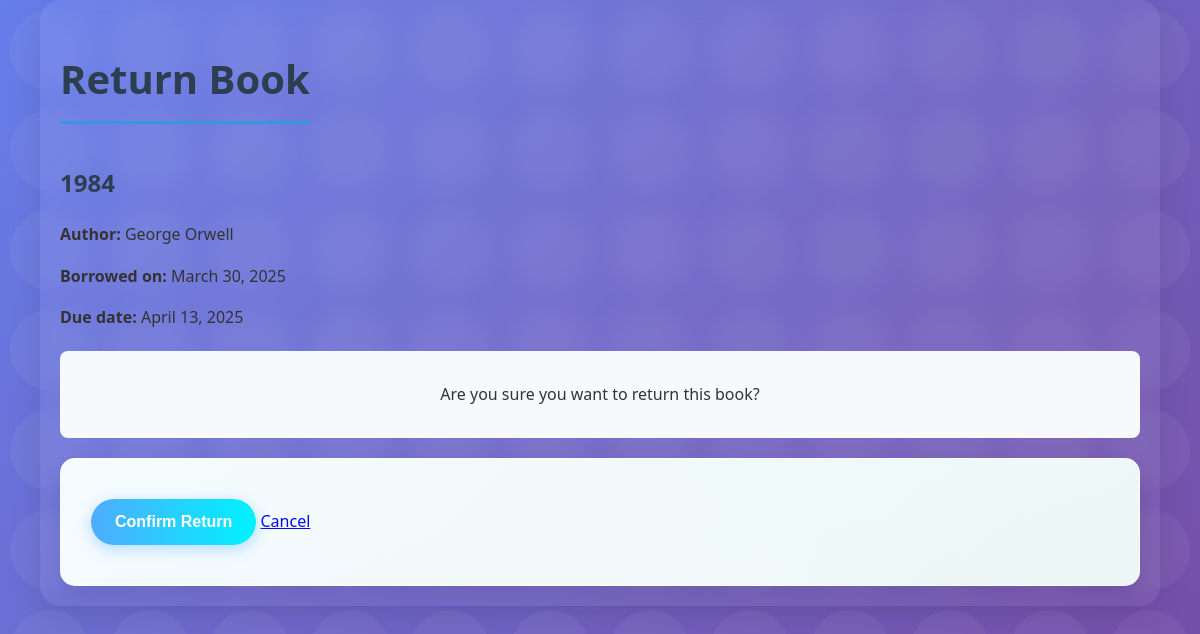
Page /return/2/ (signed in) on the committed database.
### library/models.py (models this page shows, shortened)
class Borrow(models.Model):
    user = models.ForeignKey(User, on_delete=models.CASCADE)
    book = models.ForeignKey(Book, on_delete=models.CASCADE)
    borrowed_at = models.DateTimeField(auto_now_add=True)
    due_date = models.DateTimeField(default=get_due_date)
    returned_at = models.DateTimeField(null=True, blank=True)

class Book(models.Model):
    title = models.CharField(max_length=200)
    author = models.CharField(max_length=100)
    isbn = models.CharField(max_length=13, unique=True)
    available = models.BooleanField(default=True)
    borrowed_by = models.ForeignKey(User, on_delete=models.SET_NULL, null=True, blank=True, related_name='borrowed_books')

### library/views.py (the view, shortened to what this page needs)
# urls.py: path('return/<int:borrow_id>/', views.return_book, name='return_book'),
@login_required
def return_book(request, borrow_id):
    borrow = get_object_or_404(Borrow, id=borrow_id, user=request.user)
    return render(request, "library/return_book.html", {"borrow": borrow})

### Templates/library/return_book.html (shortened to what this page needs)
<!DOCTYPE html>
<html>
<head>
    {% load static %}
    <link rel="stylesheet" type="text/css" href="{% static 'style.css' %}">
</head>
<body>
    <div class="container">
        <h1>Return Book</h1>
        <div class="book-details">
            <h2>{{ borrow.book.title }}</h2>
            <p><strong>Author:</strong> {{ borrow.book.author }}</p>
            <p><strong>Borrowed on:</strong> {{ borrow.borrowed_at|date:"F d, Y" }}</p>
            <p><strong>Due date:</strong> {{ borrow.due_date|date:"F d, Y" }}</p>
        </div>
        <div class="confirmation-message">
            <p>Are you sure you want to return this book?</p>
        </div>
        <form method="post" action="{% url 'return_book' borrow.id %}">
            <button type="submit">
                Confirm Return
            </button>
            <a href="{% url 'borrowed_books' %}">
                Cancel
            </a>
        </form>
    </div>
</body>
</html>

### static/style.css (style rules this page uses)
body { font-family: 'Segoe UI', Tahoma, Geneva, Verdana, sans-serif; line-height: 1.6; margin: 0; padding: 0; background: linear-gradient(135deg, #667eea 0%, #764ba2 100%); color: #333; min-height: 100vh; position: relative; }
body::before { content: ''; position: fixed; top: 0; left: 0; width: 100%; height: 100%; background-size: 100px 100px; pointer-events: none; z-index: -1; }
.container { width: 90%; max-width: 1200px; margin: 0 auto; padding: 20px; position: relative; z-index: 1; }
.container::before { content: ''; position: absolute; top: 0; left: 0; width: 100%; height: 100%; background: rgba(255, 255, 255, 0.05); backdrop-filter: blur(10px); -webkit-backdrop-filter: blur(10px); border-radius: 20px; z-index: -1; box-shadow: 0 8px 32px rgba(0, 0, 0, 0.1); }
h1, h2, h3 { color: #2c3e50; margin-bottom: 20px; }
h1 { font-size: 2.5rem; border-bottom: 3px solid #3498db; padding-bottom: 10px; display: inline-block; }
form { background: linear-gradient(135deg, #ffffff 0%, #f5f7fa 100%); padding: 30px; border-radius: 15px; box-shadow: 0 8px 25px rgba(0, 0, 0, 0.1); border: 1px solid rgba(255, 255, 255, 0.5); position: relative; overflow: hidden; }
form::before { content: ''; position: absolute; top: 0; left: 0; width: 100%; height: 100%; background: linear-gradient(45deg, rgba(66, 183, 245, 0.05) 0%, rgba(66, 245, 189, 0.05) 100%); z-index: 0; }
button, input[type="submit"] { background: linear-gradient(90deg, #4facfe 0%, #00f2fe 100%); color: white; padding: 14px 24px; margin: 10px 0; border: none; border-radius: 30px; cursor: pointer; font-size: 16px; font-weight: 600; transition: all 0.3s ease; display: inline-flex; align-items: center; justify-content: center; box-shadow: 0 4px 15px rgba(79, 172, 254, 0.4); position: relative; overflow: hidden; z-index: 1; }
button::before, input[type="submit"]::before { content: ''; position: absolute; top: 0; left: 0; width: 100%; height: 100%; background: linear-gradient(90deg, #00f2fe 0%, #4facfe 100%); z-index: -1; transition: opacity 0.3s ease; opacity: 0; }
.confirmation-message { background: #f8f9fa; padding: 15px; border-radius: 8px; margin: 20px 0; text-align: center; font-weight: 500; }

### rows in the picture
Borrow: book "1984", book.author "George Orwell", borrowed_at "March 30, 2025", due_date "April 13, 2025"
